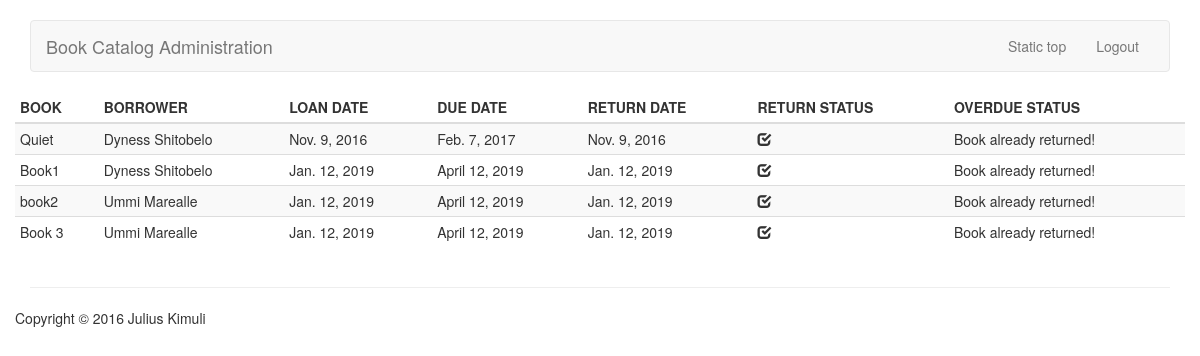
Screenshot of /catalog/orders with the database file from the repository.
### catalog/models.py (models this page shows, shortened)
class BookOrderInstance(models.Model):
    def default_due_date():
        return datetime.now() + timedelta(90)
    book = models.ForeignKey(Book,on_delete=models.CASCADE,help_text='Enter book to be lent out',
                            limit_choices_to={'is_available':True})
    borrower = models.ForeignKey(Borrower,on_delete=models.CASCADE,help_text='Enter name of person borrowing book')
    loaned_out_date = models.DateField(auto_now_add=True)
    due_date = models.DateField(blank=True,default=default_due_date,editable=False)
    is_returned = models.BooleanField(default=False,help_text='Mark a book as returned')
    return_date = models.DateField(blank=True,null=True,editable=False)
    class Meta:
        verbose_name_plural = "Book Orders"
    @property
    def return_date_overdue(self):
        overdue_status = 'Book already returned!'
        if not self.is_returned:
            if date.today() > self.due_date:
                overdue_status = 'Book Return Overdue'
            else:
                overdue_status = 'Not yet overdue'
        return overdue_status

class Book(models.Model):
    title = models.CharField(max_length=140)
    author = models.ForeignKey(Author,on_delete=models.SET_NULL,null=True,related_name='author_books')
    summary = models.TextField(max_length=1000,help_text='Enter a brief description of the book')
    isbn = models.CharField('ISBN',max_length=13,help_text='13-character ISBN number for the book',default='0000000000000')
    genres = models.ManyToManyField(Genre,help_text='Select genres for this book',related_name='genre_books')
    is_available = models.BooleanField(default=True,help_text='Availability status of a book',editable=False)
    image = models.ImageField(blank=True,upload_to='book_images/',default='book_images/book.png')
    def __str__(self):
        return self.title
    @property
    def status(self):
        status = ''
        if self.is_available:
            status = 'Available'
        else:
            status = 'Loaned Out'
        return status
    def display_genres(self):
        '''
          Return the genres specified for a given book as a string
        '''
        return ', '.join([genre.name for genre in self.genres.all()])
    display_genres.short_description = 'Genres'

class Borrower(models.Model):
    GENDER = (
        ('M','Male'),
        ('F','Female')
    )
    first_name = models.CharField(max_length=30,help_text='Enter first name')
    last_name = models.CharField(max_length=30,help_text='Enter last name')
    phone_number = models.CharField(max_length=30,verbose_name="Phone Number",help_text='Enter phone contact')
    alternate_phone_number = models.CharField(max_length=30,verbose_name='Other Phone Number',blank=True,null=True,help_text="Enter alternate phone contact")
    address = models.CharField(max_length=100,blank=True,default= ' ',help_text='Enter the address of the borrower')
    gender = models.CharField(max_length=1,choices=GENDER,default='M',help_text='Enter the gender of the borrower')
    email = models.EmailField(max_length=254,help_text='Enter an email address for the borrower')
    def __str__(self):
        return '%s  %s' % (self.first_name,self.last_name)

### catalog/views.py (the view)
# urls.py: path('orders',views.BookOrderListView.as_view(),name='order_list'),
class BookOrderListView(ListView):
    model = BookOrderInstance
    template_name = 'catalog/bookorder/list.html'
    context_object_name = 'orders'

### catalog/templates/catalog/bookorder/list.html (shortened to what this page needs)
{%extends 'catalog/base.html'%}
{%block content%}
{%if orders %}
<table class="table table-condensed table-striped">
  <thead>
    <tr>
      <th>BOOK </th>
      <th>BORROWER</th>
      <th>LOAN DATE </th>
      <th>DUE DATE</th>
      <th>RETURN DATE </th>
      <th>RETURN STATUS</th>
      <th>OVERDUE STATUS</th>
    </tr>
  </thead>
  <tbody>
    {% for order in orders %}
      <tr>
        <td>{{ order.book }}</td>
        <td>{{ order.borrower}}</td>
        <td>{{ order.loaned_out_date }}</td>
        <td>{{ order.due_date}}</td>
        <td>{{ order.return_date }}</td>
        <td>
            {%if order.is_returned %}
            <span class='glyphicon glyphicon-check' aria-hidden="true"></span>
            {%else%}
            <span class='glyphicon glyphicon-remove-sign' aria-hidden="true"></span>
            {%endif%}
        </td>
        <td>{{order.return_date_overdue}}</td>
      </tr>
    {% endfor %}
  </tbody>
</table>
{%else%}
<p> No book rentals yet! </p>
{%endif%}
{%endblock%}

### catalog/static/css/navbar.css (style rules this page uses)
body { padding-top: 20px; padding-bottom: 20px; }

### rows the page displays
BookOrderInstance: book "Quiet", borrower "Dyness Shitobelo", loaned_out_date "Nov. 9, 2016", due_date "Feb. 7, 2017", return_date "Nov. 9, 2016", return_date_overdue "Book already returned!"
BookOrderInstance: book "Book1", borrower "Dyness Shitobelo", loaned_out_date "Jan. 12, 2019", due_date "April 12, 2019", return_date "Jan. 12, 2019", return_date_overdue "Book already returned!"
BookOrderInstance: book "book2", borrower "Ummi Marealle", loaned_out_date "Jan. 12, 2019", due_date "April 12, 2019", return_date "Jan. 12, 2019", return_date_overdue "Book already returned!"
BookOrderInstance: book "Book 3", borrower "Ummi Marealle", loaned_out_date "Jan. 12, 2019", due_date "April 12, 2019", return_date "Jan. 12, 2019", return_date_overdue "Book already returned!"
